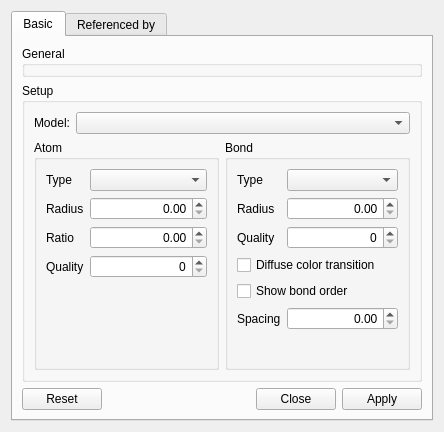
<?xml version="1.0" encoding="UTF-8"?>
<ui version="4.0">
 <class>StandardModelSetupDesigner</class>
 <widget class="QWidget" name="StandardModelSetupDesigner">
  <property name="geometry">
   <rect>
    <x>0</x>
    <y>0</y>
    <width>444</width>
    <height>432</height>
   </rect>
  </property>
  <property name="sizePolicy">
   <sizepolicy hsizetype="Preferred" vsizetype="Preferred">
    <horstretch>0</horstretch>
    <verstretch>0</verstretch>
   </sizepolicy>
  </property>
  <property name="windowTitle">
   <string>Standard model setup designer</string>
  </property>
  <property name="toolTip">
   <string/>
  </property>
  <layout class="QVBoxLayout" name="verticalLayout">
   <item>
    <widget class="QTabWidget" name="tabWidget">
     <property name="currentIndex">
      <number>0</number>
     </property>
     <widget class="QWidget" name="basicTab">
      <attribute name="title">
       <string>Basic</string>
      </attribute>
      <layout class="QVBoxLayout" name="verticalLayout_2">
       <item>
        <widget class="QGroupBox" name="generalGB">
         <property name="sizePolicy">
          <sizepolicy hsizetype="Preferred" vsizetype="Preferred">
           <horstretch>0</horstretch>
           <verstretch>0</verstretch>
          </sizepolicy>
         </property>
         <property name="title">
          <string>General</string>
         </property>
        </widget>
       </item>
       <item>
        <widget class="QGroupBox" name="groupBox">
         <property name="sizePolicy">
          <sizepolicy hsizetype="Preferred" vsizetype="Preferred">
           <horstretch>0</horstretch>
           <verstretch>0</verstretch>
          </sizepolicy>
         </property>
         <property name="title">
          <string>Setup</string>
         </property>
         <layout class="QGridLayout" name="_3">
          <item row="1" column="0">
           <widget class="QGroupBox" name="atomGB">
            <property name="sizePolicy">
             <sizepolicy hsizetype="Preferred" vsizetype="Preferred">
              <horstretch>0</horstretch>
              <verstretch>0</verstretch>
             </sizepolicy>
            </property>
            <property name="title">
             <string>Atom</string>
            </property>
            <layout class="QGridLayout" name="_4">
             <item row="0" column="0">
              <widget class="QLabel" name="label_11">
               <property name="text">
                <string>Type</string>
               </property>
              </widget>
             </item>
             <item row="0" column="1">
              <widget class="QComboBox" name="CBAtomType">
               <property name="sizePolicy">
                <sizepolicy hsizetype="Expanding" vsizetype="Fixed">
                 <horstretch>0</horstretch>
                 <verstretch>0</verstretch>
                </sizepolicy>
               </property>
              </widget>
             </item>
             <item row="1" column="0">
              <widget class="QLabel" name="label">
               <property name="text">
                <string>Radius</string>
               </property>
              </widget>
             </item>
             <item row="1" column="1">
              <widget class="QQuantitySpinBox" name="DSBARadius">
               <property name="sizePolicy">
                <sizepolicy hsizetype="Expanding" vsizetype="Fixed">
                 <horstretch>0</horstretch>
                 <verstretch>0</verstretch>
                </sizepolicy>
               </property>
               <property name="toolTip">
                <string>Radius of isolated atoms</string>
               </property>
               <property name="alignment">
                <set>Qt::AlignRight|Qt::AlignTrailing|Qt::AlignVCenter</set>
               </property>
               <property name="suffix">
                <string/>
               </property>
               <property name="singleStep">
                <double>0.100000000000000</double>
               </property>
              </widget>
             </item>
             <item row="2" column="0">
              <widget class="QLabel" name="label_2">
               <property name="toolTip">
                <string/>
               </property>
               <property name="text">
                <string>Ratio</string>
               </property>
              </widget>
             </item>
             <item row="2" column="1">
              <widget class="QQuantitySpinBox" name="SBARatio">
               <property name="alignment">
                <set>Qt::AlignRight|Qt::AlignTrailing|Qt::AlignVCenter</set>
               </property>
               <property name="suffix">
                <string/>
               </property>
              </widget>
             </item>
             <item row="3" column="0">
              <widget class="QLabel" name="label_3">
               <property name="text">
                <string>Quality</string>
               </property>
              </widget>
             </item>
             <item row="3" column="1">
              <widget class="QSpinBox" name="SBAQualityA">
               <property name="sizePolicy">
                <sizepolicy hsizetype="Expanding" vsizetype="Fixed">
                 <horstretch>0</horstretch>
                 <verstretch>0</verstretch>
                </sizepolicy>
               </property>
               <property name="toolTip">
                <string>Quality of gluSphere or icosahedron</string>
               </property>
               <property name="alignment">
                <set>Qt::AlignRight|Qt::AlignTrailing|Qt::AlignVCenter</set>
               </property>
               <property name="maximum">
                <number>50</number>
               </property>
              </widget>
             </item>
             <item row="4" column="1">
              <spacer name="verticalSpacer_3">
               <property name="orientation">
                <enum>Qt::Vertical</enum>
               </property>
               <property name="sizeHint" stdset="0">
                <size>
                 <width>20</width>
                 <height>40</height>
                </size>
               </property>
              </spacer>
             </item>
            </layout>
           </widget>
          </item>
          <item row="1" column="1">
           <widget class="QGroupBox" name="bondGB">
            <property name="title">
             <string>Bond</string>
            </property>
            <layout class="QGridLayout" name="_2">
             <item row="1" column="0">
              <widget class="QLabel" name="label_4">
               <property name="text">
                <string>Radius</string>
               </property>
              </widget>
             </item>
             <item row="1" column="1">
              <widget class="QQuantitySpinBox" name="DSBBRadius">
               <property name="sizePolicy">
                <sizepolicy hsizetype="Expanding" vsizetype="Fixed">
                 <horstretch>0</horstretch>
                 <verstretch>0</verstretch>
                </sizepolicy>
               </property>
               <property name="toolTip">
                <string>Tube radius</string>
               </property>
               <property name="statusTip">
                <string/>
               </property>
               <property name="whatsThis">
                <string/>
               </property>
               <property name="alignment">
                <set>Qt::AlignRight|Qt::AlignTrailing|Qt::AlignVCenter</set>
               </property>
               <property name="specialValueText">
                <string/>
               </property>
               <property name="suffix">
                <string/>
               </property>
               <property name="singleStep">
                <double>0.010000000000000</double>
               </property>
              </widget>
             </item>
             <item row="2" column="0">
              <widget class="QLabel" name="label_5">
               <property name="text">
                <string>Quality</string>
               </property>
              </widget>
             </item>
             <item row="2" column="1">
              <widget class="QSpinBox" name="SBBQualityA">
               <property name="enabled">
                <bool>true</bool>
               </property>
               <property name="sizePolicy">
                <sizepolicy hsizetype="Expanding" vsizetype="Fixed">
                 <horstretch>0</horstretch>
                 <verstretch>0</verstretch>
                </sizepolicy>
               </property>
               <property name="toolTip">
                <string>Quality of gluCone or icosahedron</string>
               </property>
               <property name="alignment">
                <set>Qt::AlignRight|Qt::AlignTrailing|Qt::AlignVCenter</set>
               </property>
              </widget>
             </item>
             <item row="3" column="0" colspan="2">
              <widget class="QCheckBox" name="ChBDiffuse">
               <property name="text">
                <string>Diffuse color transition</string>
               </property>
              </widget>
             </item>
             <item row="4" column="0" colspan="2">
              <widget class="QCheckBox" name="ChBShowOrder">
               <property name="text">
                <string>Show bond order</string>
               </property>
              </widget>
             </item>
             <item row="5" column="0">
              <widget class="QLabel" name="label_6">
               <property name="text">
                <string>Spacing</string>
               </property>
              </widget>
             </item>
             <item row="5" column="1">
              <widget class="QQuantitySpinBox" name="DSBBPitch">
               <property name="sizePolicy">
                <sizepolicy hsizetype="Expanding" vsizetype="Fixed">
                 <horstretch>0</horstretch>
                 <verstretch>0</verstretch>
                </sizepolicy>
               </property>
               <property name="toolTip">
                <string>Distance of fold bond</string>
               </property>
               <property name="alignment">
                <set>Qt::AlignRight|Qt::AlignTrailing|Qt::AlignVCenter</set>
               </property>
               <property name="suffix">
                <string/>
               </property>
              </widget>
             </item>
             <item row="0" column="0">
              <widget class="QLabel" name="label_12">
               <property name="text">
                <string>Type</string>
               </property>
              </widget>
             </item>
             <item row="0" column="1">
              <widget class="QComboBox" name="CBBondType">
               <property name="sizePolicy">
                <sizepolicy hsizetype="Expanding" vsizetype="Fixed">
                 <horstretch>0</horstretch>
                 <verstretch>0</verstretch>
                </sizepolicy>
               </property>
              </widget>
             </item>
             <item row="6" column="0">
              <spacer name="verticalSpacer">
               <property name="orientation">
                <enum>Qt::Vertical</enum>
               </property>
               <property name="sizeHint" stdset="0">
                <size>
                 <width>20</width>
                 <height>40</height>
                </size>
               </property>
              </spacer>
             </item>
            </layout>
           </widget>
          </item>
          <item row="0" column="0" colspan="2">
           <layout class="QHBoxLayout" name="horizontalLayout">
            <item>
             <widget class="QLabel" name="label_7">
              <property name="text">
               <string>Model:</string>
              </property>
             </widget>
            </item>
            <item>
             <widget class="QComboBox" name="CBModel">
              <property name="sizePolicy">
               <sizepolicy hsizetype="Expanding" vsizetype="Fixed">
                <horstretch>0</horstretch>
                <verstretch>0</verstretch>
               </sizepolicy>
              </property>
              <property name="toolTip">
               <string>Structure model</string>
              </property>
             </widget>
            </item>
           </layout>
          </item>
         </layout>
        </widget>
       </item>
       <item>
        <widget class="QDialogButtonBox" name="buttonBox">
         <property name="orientation">
          <enum>Qt::Horizontal</enum>
         </property>
         <property name="standardButtons">
          <set>QDialogButtonBox::Apply|QDialogButtonBox::Close|QDialogButtonBox::Reset</set>
         </property>
        </widget>
       </item>
      </layout>
     </widget>
     <widget class="QWidget" name="refByTab">
      <attribute name="title">
       <string>Referenced by</string>
      </attribute>
     </widget>
    </widget>
   </item>
  </layout>
 </widget>
 <customwidgets>
  <customwidget>
   <class>QQuantitySpinBox</class>
   <extends>QDoubleSpinBox</extends>
   <header location="global">QuantitySpinBox.hpp</header>
  </customwidget>
 </customwidgets>
 <tabstops>
  <tabstop>tabWidget</tabstop>
  <tabstop>CBModel</tabstop>
  <tabstop>CBAtomType</tabstop>
  <tabstop>DSBARadius</tabstop>
  <tabstop>SBARatio</tabstop>
  <tabstop>SBAQualityA</tabstop>
  <tabstop>CBBondType</tabstop>
  <tabstop>DSBBRadius</tabstop>
  <tabstop>SBBQualityA</tabstop>
  <tabstop>ChBDiffuse</tabstop>
  <tabstop>ChBShowOrder</tabstop>
  <tabstop>DSBBPitch</tabstop>
  <tabstop>buttonBox</tabstop>
 </tabstops>
 <resources/>
 <connections/>
</ui>
